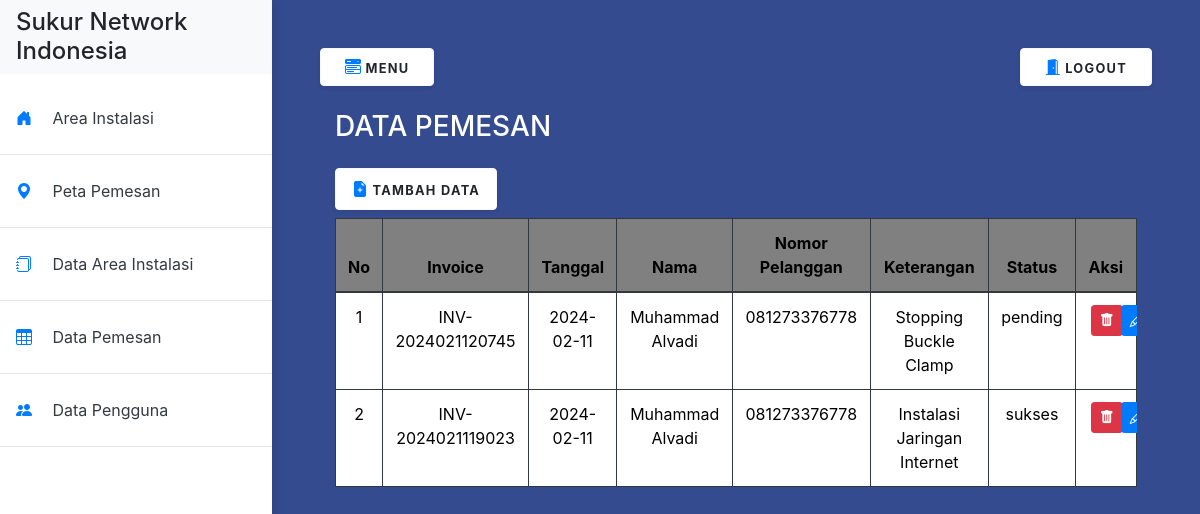
The page /dashboard.php?page=Data-Pemesan (signed in) on the database its author committed.
### tables this page shows
CREATE TABLE `tb_data` (
  `id` int(11) NOT NULL,
  `invoice` varchar(255) NOT NULL,
  `tanggal` date NOT NULL,
  `nama` varchar(250) NOT NULL,
  `email` varchar(255) DEFAULT NULL,
  `alamat` varchar(255) DEFAULT NULL,
  `nomor` varchar(255) DEFAULT NULL,
  `keterangan` varchar(500) NOT NULL,
  `latitude` varchar(150) DEFAULT NULL,
  `longitude` varchar(150) DEFAULT NULL,
  `status` enum('-','pending','diproses','sukses') NOT NULL
);

### page/dataPemesan.php (the view, shortened to what this page needs)
<?php
include("connection/koneksi.php");
?>
<!DOCTYPE html>
<html lang="en">
<head>
    <link rel="stylesheet" href="https://cdn.jsdelivr.net/npm/bootstrap-icons@1.10.5/font/bootstrap-icons.css" />
</head>
<body>
    <h3 class="text-white">DATA PEMESAN</h3>
    <?php
    if (isset($_SESSION['role']) && $_SESSION['role'] == 'admin') {
    ?>
        <a href="?page=Tambah-Data">
            <button type="button" class="btn btn-light bg-white shadow-sm px-3 py-2 mt-3 mb-2 float-left">
                <i class="bi bi-file-earmark-plus-fill text-primary"></i>
                <small class="text-uppercase font-weight-bold">Tambah Data</small>
            </button>
        </a>
    <?php
    }
    ?>
    <div class="table-responsive">
        <table border="1" width="700px" cellpadding="4" cellspacing="2" class="table table-bordered table-dark table-striped-columns" style="color:black;">
            <thead>
                <tr bgcolor="#808080" align="center">
                    <th>No</th>
                    <th>Invoice</th>
                    <th>Tanggal</th>
                    <th>Nama</th>
                    <th>Nomor Pelanggan</th>
                    <th>Keterangan</th>
                    <th>Status</th>
                    <?php
                    if (isset($_SESSION['role']) && ($_SESSION['role'] == 'admin' || $_SESSION['role'] == 'karyawan')) {
                    ?>
                        <th>Aksi</th>
                    <?php
                    }
                    ?>
                </tr>
            </thead>
            <tbody>
                <?php
                $query = "SELECT * FROM tb_data ORDER BY id DESC";
                $result = mysqli_query($koneksi, $query);
                $no = 1;
                while ($row = mysqli_fetch_assoc($result)) :
                ?>
                    <tr bgcolor="white" align="center">
                        <td><?= $no++ ?></td>
                        <td><?= $row['invoice'] ?></td>
                        <td><?= $row['tanggal'] ?></td>
                        <td><?= $row['nama'] ?></td>
                        <td><?= $row['nomor'] ?></td>
                        <td><?= $row['keterangan'] ?></td>
                        <td><?= $row['status'] ?></td>
                        <?php
                        if (isset($_SESSION['role']) && $_SESSION['role'] == 'admin') {
                        ?>
                            <td>
                                <div class="row justify-content-center">
                                    <div class="col-4">
                                        <form action="" method="POST" onsubmit="return confirm('Apakah Anda yakin ingin menghapus data ini?')">
                                            <button type="submit" class="btn btn-danger btn-sm" name="hapus">
                                                <i class="bi bi-trash-fill"></i>
                                            </button>
                                        </form>
                                    </div>
                                    <div class="col-4">
                                        <a href="?page=Edit-Data&id=<?= $row['id'] ?>" class="btn btn-primary btn-sm">
                                            <i class="bi bi-pencil"></i>
                                        </a>
                                    </div>
                                </div>
                            </td>
                        <?php
                        }
                        ?>
                    </tr>
                <?php
                endwhile;
                ?>
            </tbody>
        </table>
    </div>
</body>
</html>

### style.css (style rules this page uses)
body { min-height: 100vh; overflow-x: hidden; }
.text-uppercase { letter-spacing: 0.1em; }

### rows shown on the page
tb_data: invoice "INV-2024021120745", tanggal "2024-02-11", nama "Muhammad Alvadi", nomor "081273376778", keterangan "Stopping Buckle Clamp", status "pending"
tb_data: invoice "INV-2024021119023", tanggal "2024-02-11", nama "Muhammad Alvadi", nomor "081273376778", keterangan "Instalasi Jaringan Internet", status "sukses"
